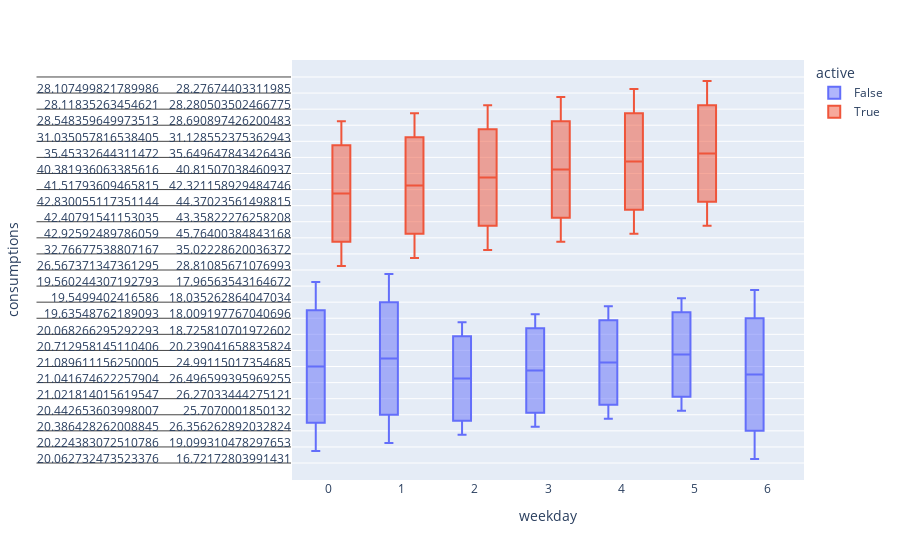

Here is the notebook cell this chart was saved with:
### Code cell
df = pd.read_pickle(PROTOS_PATH)

fig = px.box(df, x="weekday", y="consumptions", color="active")
fig.show()

### Figure 1 — Plotly figure (JSON) as saved in the notebook; plotly's stock layout.template omitted (floating-point values rounded to 4 significant figures; data arrays with more than 128 entries replaced by an {"elided": "..."} marker saying what was removed)
{"data": [{"alignmentgroup": "True", "hoverlabel": {"namelength": 0}, "hovertemplate": "active=False<br>weekday=%{x}<br>consumptions=%{y}", "legendgroup": "False", "marker": {"color": "#636efa"}, "name": "False", "notched": false, "offsetgroup": "False", "orientation": "v", "showlegend": true, "type": "box", "x": {"elided": "679 int values"}, "x0": " ", "xaxis": "x", "y": {"elided": "679x24 float values"}, "y0": " ", "yaxis": "y"}, {"alignmentgroup": "True", "hoverlabel": {"namelength": 0}, "hovertemplate": "active=True<br>weekday=%{x}<br>consumptions=%{y}", "legendgroup": "True", "marker": {"color": "#EF553B"}, "name": "True", "notched": false, "offsetgroup": "True", "orientation": "v", "showlegend": true, "type": "box", "x": {"elided": "582 int values"}, "x0": " ", "xaxis": "x", "y": {"elided": "582x24 float values"}, "y0": " ", "yaxis": "y"}], "layout": {"boxmode": "group", "legend": {"title": {"text": "active"}, "tracegroupgap": 0}, "margin": {"t": 60}, "xaxis": {"anchor": "y", "domain": [0, 1], "title": {"text": "weekday"}}, "yaxis": {"anchor": "x", "domain": [0, 1], "title": {"text": "consumptions"}}}}
